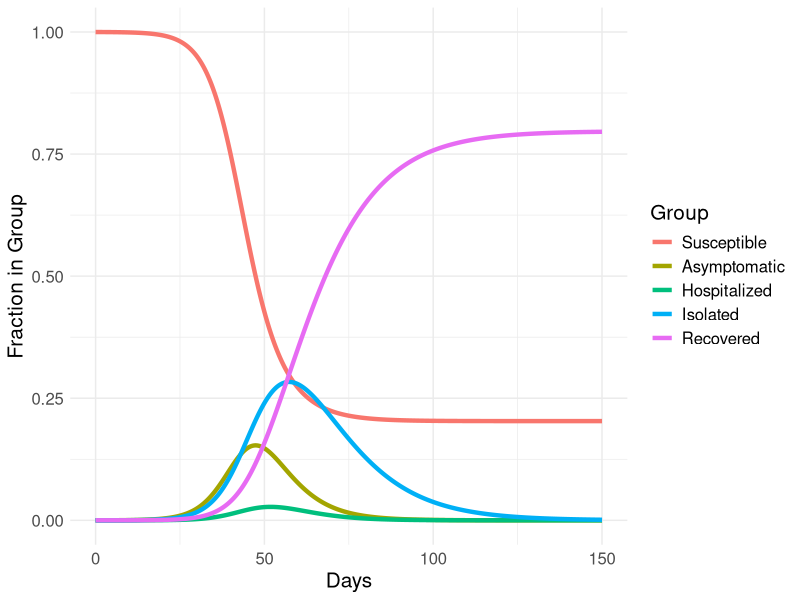
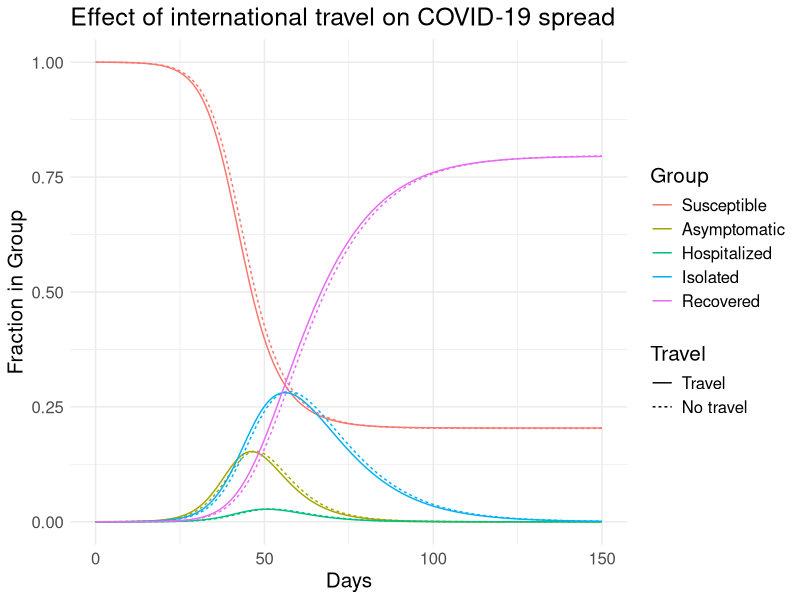

These charts were generated, in order, by the following R code:
## ---- chunk 1
assumptions_dt <- data.frame(
    Parameter = c(
        'Reproductive rate (R0)',
        'Average number of days asymptomatic',
        'Average number of days hospitalized',
        'Percent requiring hospitalization',
        'Average number of days isolated',
        'Number asymptomatic',
        'Total population'
    ),
    Value = c('2', '5', '5', '20%', '14', '20,000', '300 million')
)

knitr::kable(assumptions_dt)
## ---- chunk 2
library(deSolve)
library(data.table)
library(ggplot2)

sahir_ode <- function(times, init, parms) {
    with(as.list(c(parms, init)), {
        dS <- -beta * A * S
        dA <- beta * A * S - kappa * A
        dH <- kappa * eta * A - tau * H
        dI <- tau * H + kappa * (1 - eta) * A - phi * I
        dR <- phi * I
        list(c(dS, dA, dH, dI, dR))
    })
}

asymptomatic_time <- 5
hospitalized_time <- 5
hospitalized_percent <- 0.2
isolated_time <- 14

R0 <- 2
beta <- R0 / asymptomatic_time
kappa <- 1 / asymptomatic_time
eta <- hospitalized_percent
tau <- 1 / hospitalized_time
phi <- 1 / isolated_time

us_asymptomatic <- 20000
us_population <- 3e8
fraction_asymptomatic_us <- us_asymptomatic / us_population

parms <- c(beta = beta, kappa = kappa, eta = eta, tau = tau, phi = phi)
init <- c(S = 1 - fraction_asymptomatic_us, A = fraction_asymptomatic_us, H = 0, I = 0, R = 0)
times <- seq(0, 150, length.out = 2000)

sahir_out <- lsoda(init, times, sahir_ode, parms)

sahir_dt <- as.data.table(sahir_out)

group_names <- c('Susceptible', 'Asymptomatic', 'Hospitalized', 'Isolated', 'Recovered')
names(sahir_dt) <- c('time', group_names)

sahir_dt <- melt(
    sahir_dt, 
    id.vars = c('time'), 
    measure.vars = group_names
)

ggplot(sahir_dt, aes(x = time, y = value, color = variable)) +
    geom_line(lwd = 1.5) +
    theme_minimal() +
    theme(text = element_text(size = 15)) +
    labs(x = 'Days', y = 'Fraction in Group', color = 'Group')
## ---- chunk 3
percent_hospitalized <- sprintf("%1.1f%%", 100*max(sahir_dt[variable == "Hospitalized"]$value))
## ---- chunk 4

sahir_travel_ode <- function(times, init, parms) {
    with(as.list(c(parms, init)), {
        dS1 <- -beta * A1 * S1 + rho * (S2 - S1)
        dA1 <- beta * A1 * S1 - kappa * A1 + rho * (A2 - A1)
        dH1 <- kappa * eta* A1 - tau * H1
        dI1 <- tau * H1 + kappa * (1 - eta) * A1 - phi * I1
        dR1 <- phi * I1 + rho * (R2 - R1)
        
        dS2 <- -beta * A2 * S2 + rho * (S1 - S2)
        dA2 <- beta * A2 * S2 - kappa * A2 + rho * (A1 - A2)
        dH2 <- kappa * eta * A2 - tau * H2
        dI2 <- tau * H2 + kappa * (1 - eta) * A2 - phi * I2
        dR2 <- phi * I2 + rho * (R1 - R2)
        
        list(c(dS1, dA1, dH1, dI1, dR1, dS2, dA2, dH2, dI2, dR2))
    })
}

simulate_sahir_travel <- function(rho) {
    fraction_asymptomatic_europe <- fraction_asymptomatic_us * 5
    
    parms <- c(beta = beta, kappa = kappa, tau = tau, phi = phi, rho = rho)
    init <- c(
        S1 = 1 - fraction_asymptomatic_us, A1 = fraction_asymptomatic_us, H1 = 0, I1 = 0, R1 = 0,
        S2 = 1 - fraction_asymptomatic_europe, A2 = fraction_asymptomatic_europe, H2 = 0, I2 = 0, R2 = 0
    )
    times <- seq(0, 150, length.out = 2000)
    
    sahir_out <- lsoda(init, times, sahir_travel_ode, parms)
    
    sahir_dt <- as.data.table(sahir_out)

    indexed_names <- as.vector(outer(group_names, c(': US', ': Europe'), FUN = paste0))
    names(sahir_dt) <- c('time', indexed_names)
    
    sahir_dt <- melt(
        sahir_dt, 
        id.vars = c('time'), 
        measure.vars = indexed_names
    )
    
    sahir_dt
}

sahir_no_travel <- simulate_sahir_travel(0)
sahir_travel <- simulate_sahir_travel(0.002)

sahir_no_travel_us <- sahir_no_travel[grepl('US$', sahir_no_travel$variable)]
sahir_travel_us <- sahir_travel[grepl('US$', sahir_travel$variable)]
sahir_dt <- rbindlist(list("No travel" = sahir_no_travel_us, "Travel" = sahir_travel_us), idcol = "travel")

sahir_dt$variable <- sub(": US$", '', sahir_dt$variable)
sahir_dt$variable <- factor(sahir_dt$variable, levels = group_names)

sahir_dt$travel <- factor(sahir_dt$travel, levels = c('Travel', 'No travel'))

ggplot(sahir_dt, aes(x = time, y = value, color = variable, linetype = travel)) +
    geom_line(lwd = 0.5) + 
    theme_minimal() +
    theme(text = element_text(size = 15)) +
    labs(
        x = 'Days', 
        y = 'Fraction in Group', 
        color = 'Group', 
        linetype = 'Travel',
        title = "Effect of international travel on COVID-19 spread"
    )
